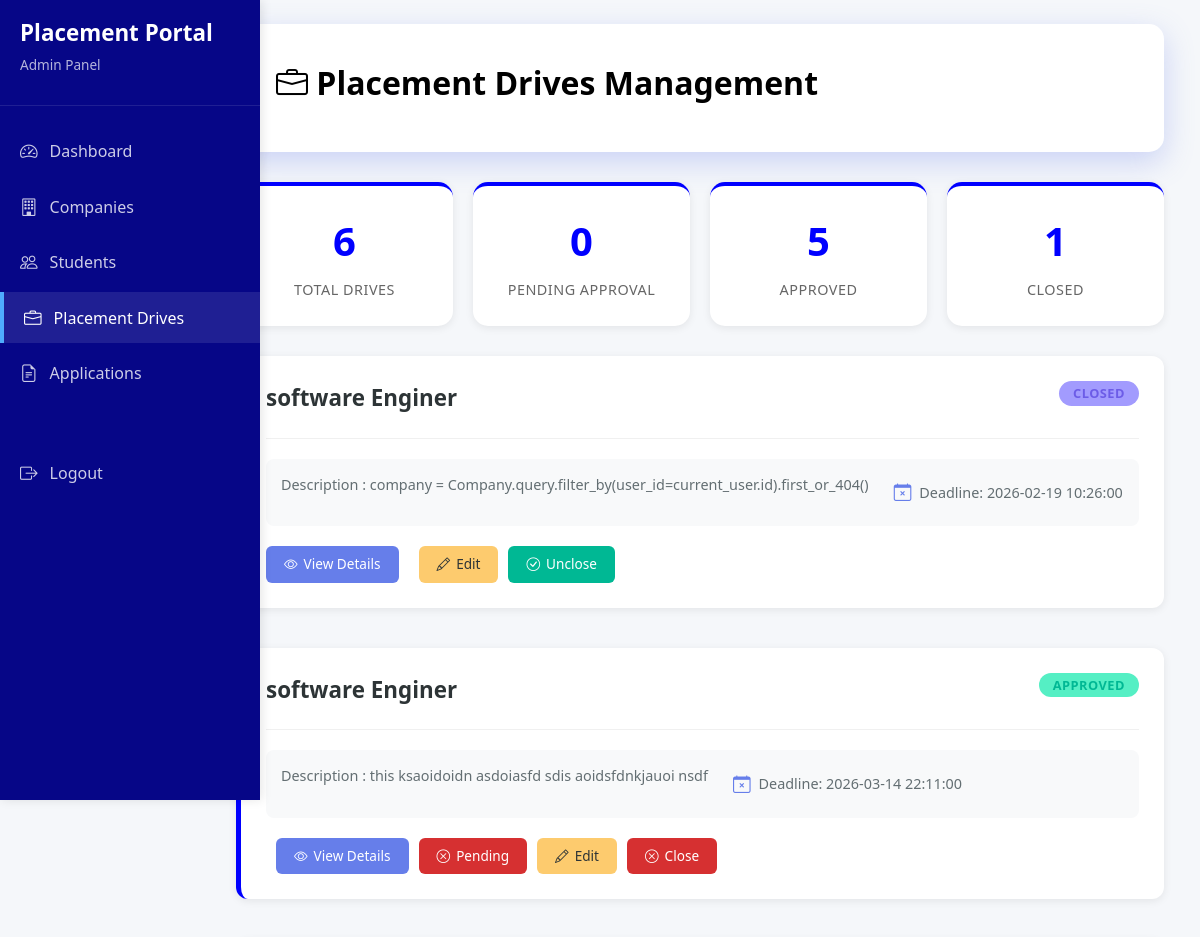
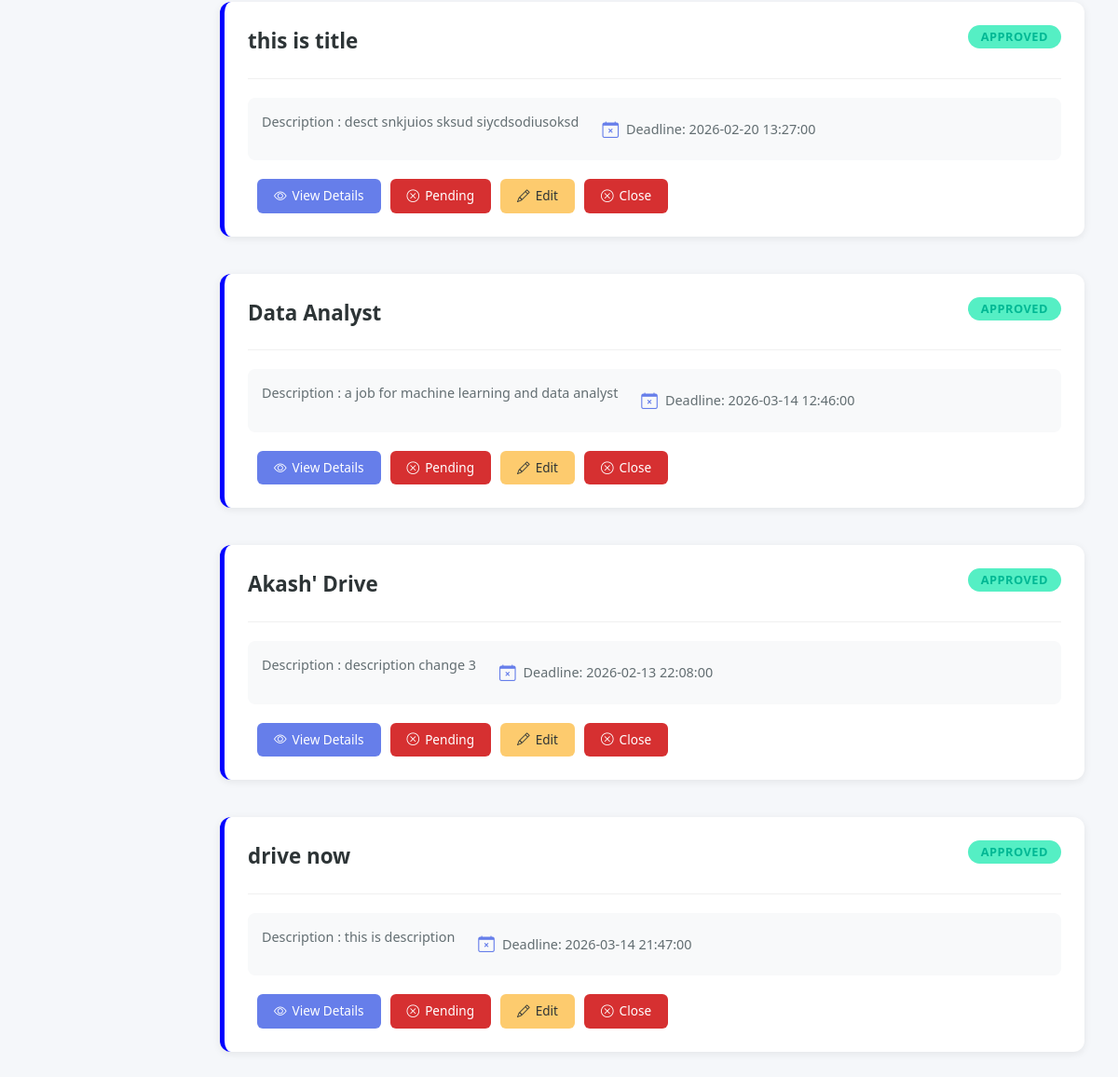
Page /admin/drives (signed in) on the earlier database version (2 pictures, top to bottom).
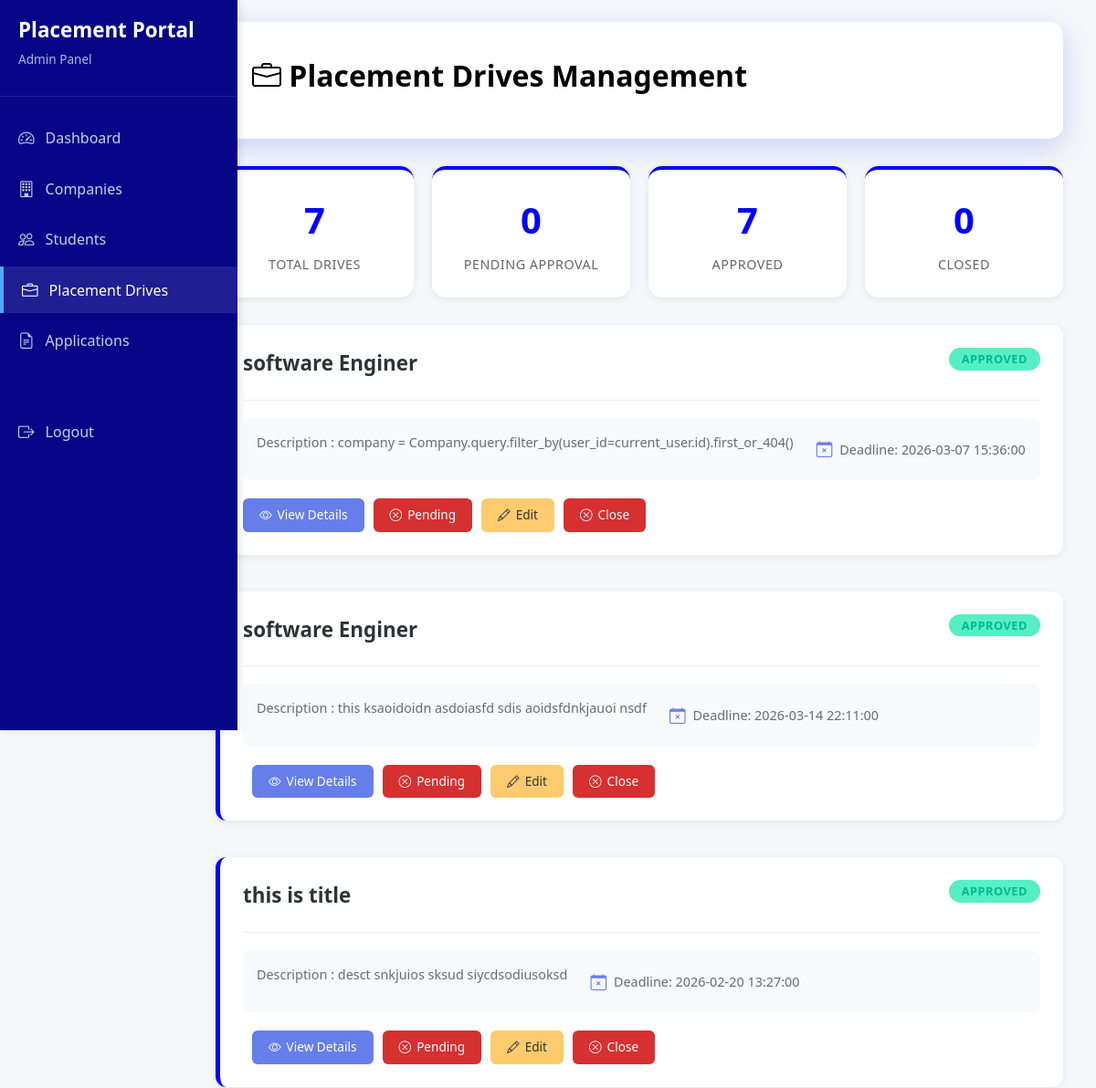
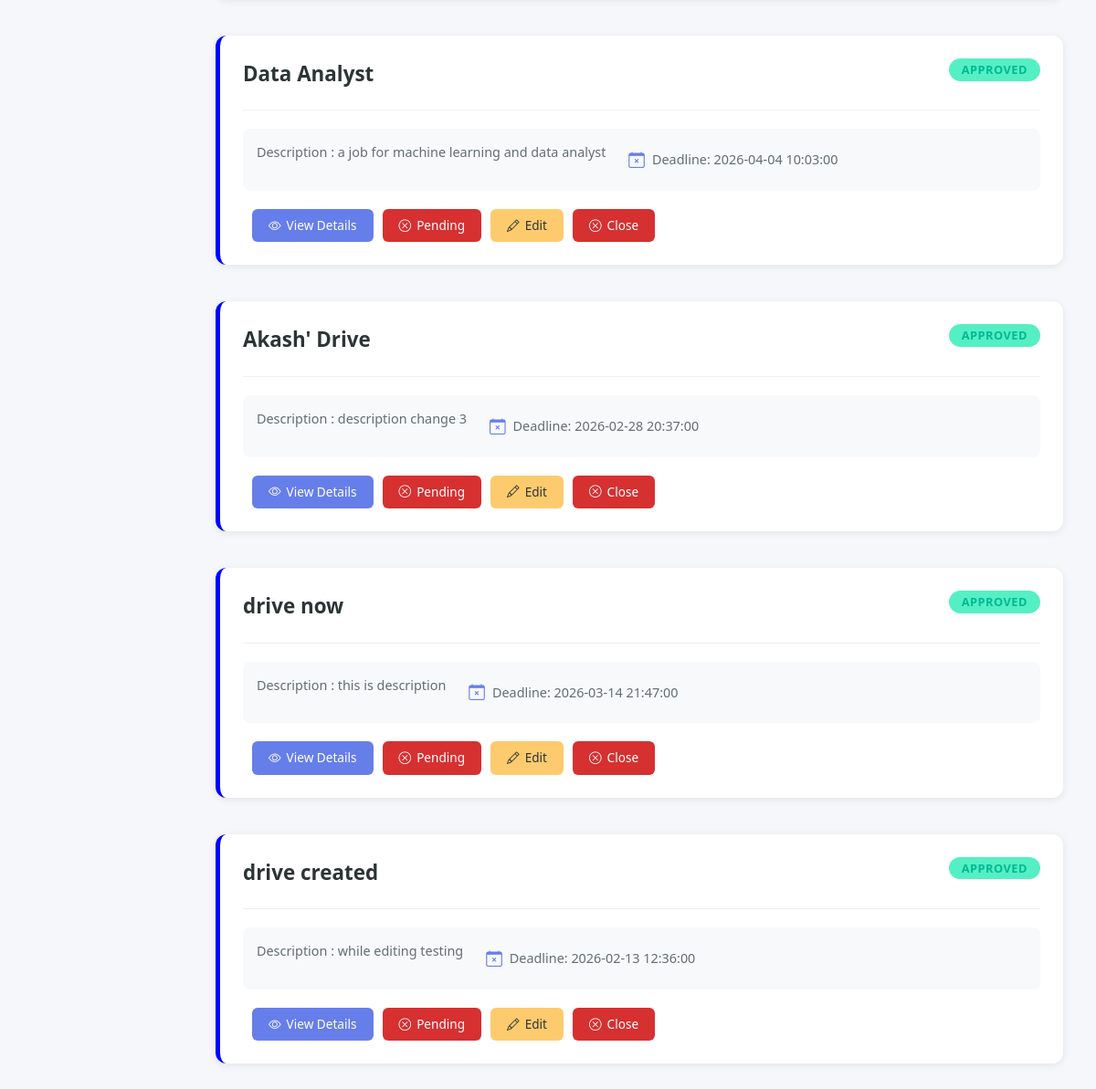
Same page on the later database version (2 pictures, top to bottom).
### portal/models.py (models this page shows)
class Drive(db.Model,UserMixin):
    __tablename__ = 'placement_drives'
    id = db.Column(db.Integer , primary_key = True)
    company_id = db.Column(db.Integer,db.ForeignKey('companies.id') , nullable = False)
    job_title = db.Column(db.String(100), nullable = False)
    description = db.Column(db.String(200), nullable = False)
    eligibility = db.Column(db.String(100), nullable = False)
    deadline = db.Column(db.DateTime, nullable = False)
    status = db.Column(db.String(20), nullable = False,default ='APPROVED') #APPROVED,PENDING,CLOSED
    company = db.relationship('Company' , backref = 'companies')

### app.py (the view)
@app.route('/admin/drives')
@login_required
def admin_drives():
    d = Drive.query.all()
    t_p = len(Drive.query.filter_by(status = 'PENDING').all())
    t_a = len(Drive.query.filter_by(status = 'APPROVED').all())
    t_c = len(Drive.query.filter_by(status = 'CLOSED').all())
    return render_template('admin/admin_drives.html',t_d = len(d),t_p = t_p,t_c = t_c , t_a = t_a,drive = d)

### app.py (called while the page is built)
@login_manager.user_loader
def load_user(user_id):
    return User.query.get(int(user_id))

### templates/admin/admin_drives.html (shortened to what this page needs)
{% extends "admin/admin_base.html" %}
{% block content %}
<div class="header">
    <h1><i class="bi bi-briefcase"></i> Placement Drives Management</h1>
</div>
<div class="stats">
    <div class="stat hov">
        <div class="stat-number">{{t_d}}</div>
        <div class="stat-label">Total Drives</div>
    </div>
    <div class="stat hovr">
        <div class="stat-number">{{t_p}}</div>
        <div class="stat-label">Pending Approval</div>
    </div>
    <div class="stat hov">
        <div class="stat-number">{{t_a}}</div>
        <div class="stat-label">Approved</div>
    </div>
    <div class="stat hovr">
        <div class="stat-number">{{t_c}}</div>
        <div class="stat-label">Closed</div>
    </div>
</div>
<div class="drives-container">
    {% for d in drive %}
    <div class="drive-card pending">
        <div class="drive-header">
            <div style="display: flex; align-items: start; flex: 1;">
                <div class="drive-title-section">
                    <div class="drive-title">{{d.job_title}} </div>
                </div>
            </div>
            <div class="status-badges">
                {% if d.status == 'APPROVED'%}
                <span class="badge badge-approved">APPROVED</span>
                {% elif d.status == 'PENDING' %}
                <span class="badge badge-pending">PENDING</span>
                {% else %}
                <span class="badge badge-closed">CLOSED</span>
                {% endif %}
            </div>
        </div>
        <div class="drive-meta">
            <div class="meta-item">
                <p>Description : {{d.description}} </p>
            </div>
            <div class="meta-item">
                <i class="bi bi-calendar-x"></i>
                <span>Deadline: {{d.deadline}}</span>
            </div>
        </div>
        <div class="action-buttons">
            <a href="{{url_for('drive_detail' , drive_id = d.id)}}">
                <button class="btn-action btn-view">
                    <i class="bi bi-eye"></i> View Details
                </button>
            </a>
            <a href="{{url_for('app_drive', drive_id=d.id)}}">
                {% if d.status == 'PENDING' %}
                <button class="btn-action btn-approve">
                    <i class="bi bi-check-circle"></i> Approve
                </button>
                {% elif d.status == 'APPROVED' %}
                <button class="btn-action btn-reject">
                    <i class="bi bi-x-circle"></i> Pending
                </button>
                {% endif %}
            </a>
            <a href="{{url_for('edit_drive' , drive_id = d.id)}}">
                <button class="btn-action btn-edit">
                    <i class="bi bi-pencil"></i>
                    Edit
                </button>
            </a>
            <a href="{{url_for('close_drive', drive_id=d.id)}}">
                {% if d.status == 'CLOSED' %}
                <button class="btn-action btn-approve">
                    <i class="bi bi-check-circle"></i> Unclose
                </button>
                {% else %}
                <button class="btn-action btn-reject">
                    <i class="bi bi-x-circle"></i> Close
                </button>
                {% endif %}
        </div>
    </div>
    {% endfor %}
</div>
{% endblock %}

Differences in the rows shown:
changed Drive "company = Company.query.filter_by(user_id=current_user.id).first_or_404()": deadline "2026-02-19 10:26:00" → "2026-03-07 15:36:00"; status "CLOSED Unclose" → "APPROVED Pending Close"
changed Drive "Data Analyst": deadline "2026-03-14 12:46:00" → "2026-04-04 10:03:00"
changed Drive "Akash' Drive": deadline "2026-02-13 22:08:00" → "2026-02-28 20:37:00"
added Drive: job_title "drive created", status "APPROVED", description "while editing testing", deadline "2026-02-13 12:36:00"
Other differences:
{{ t_d }}: "6" → "7"
{{ t_a }}: "5" → "7"
{{ t_c }}: "1" → "0"
